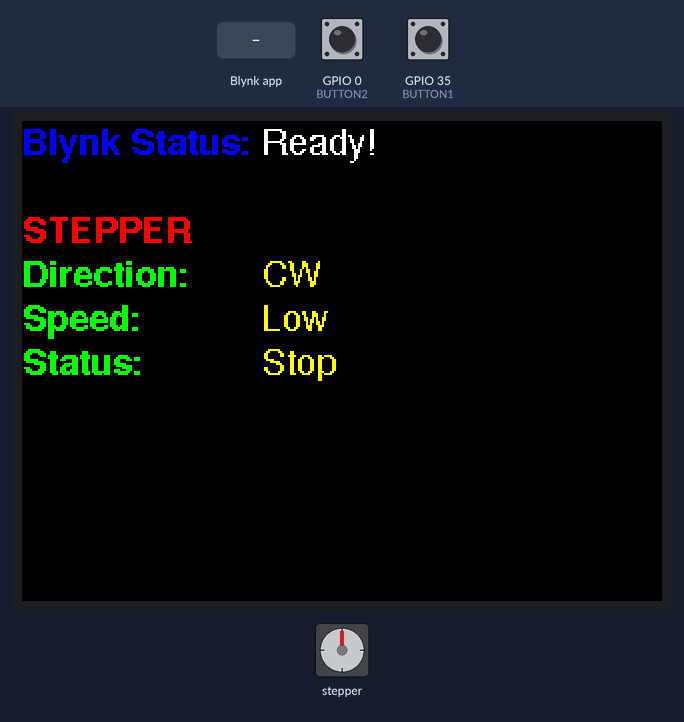
This program was run on a simulated ESP32. Parts: stepper motor, 320×240 colour display. Wiring (inferred from the names in the program): stepper motor (2048 steps per turn assumed): coils GPIO 27, GPIO 26, GPIO 25, GPIO 33. The inputs (shaded band) are chosen by the test bench; at power-on: GPIO 0 (BUTTON2) HIGH, GPIO 35 (BUTTON1) HIGH. WiFi joins after 1.5 s; servers stay silent unless stated; what the program prints to the serial monitor is not drawn.

Above: at 3.2 s.
3.3 s: Blynk app writes 1 to V2
At 3.45 s:
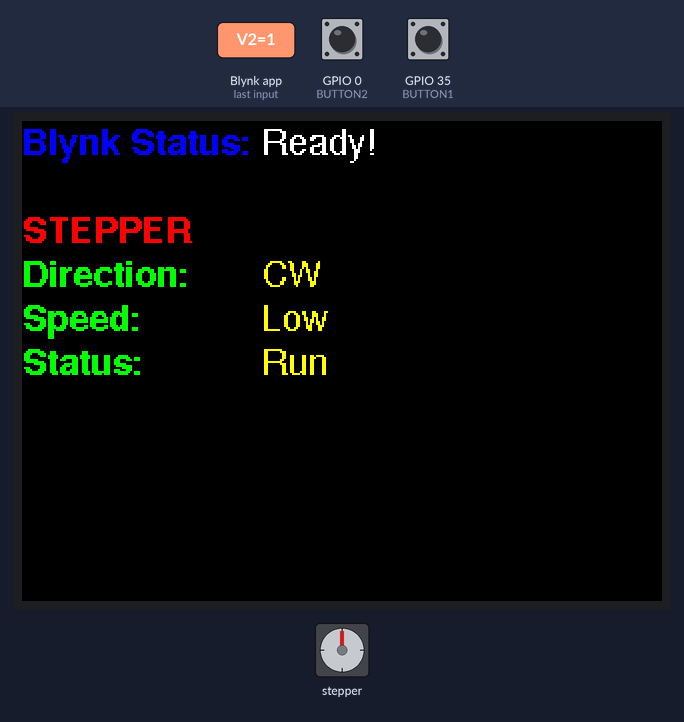
At 4.05 s:
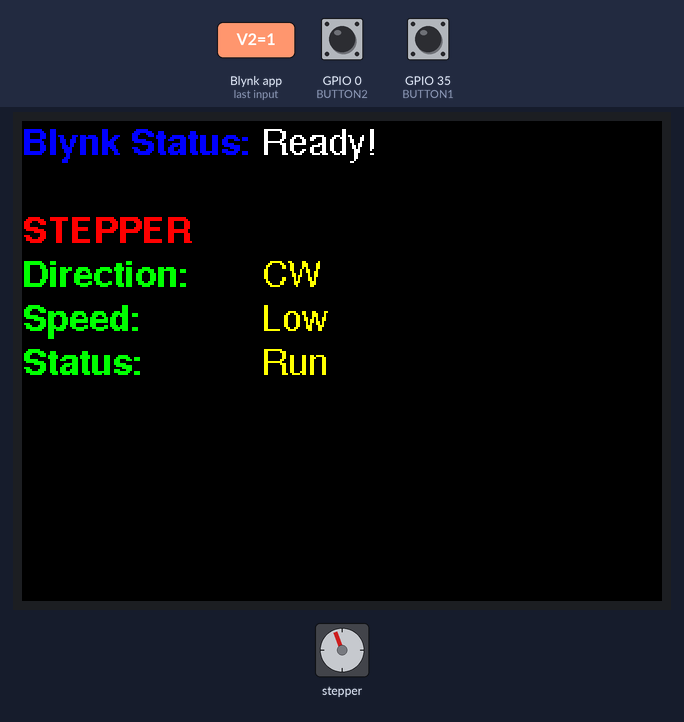
5.7 s: Blynk app writes 1 to V1
8.1 s: Blynk app writes 1 to V0
At 8.26 s:
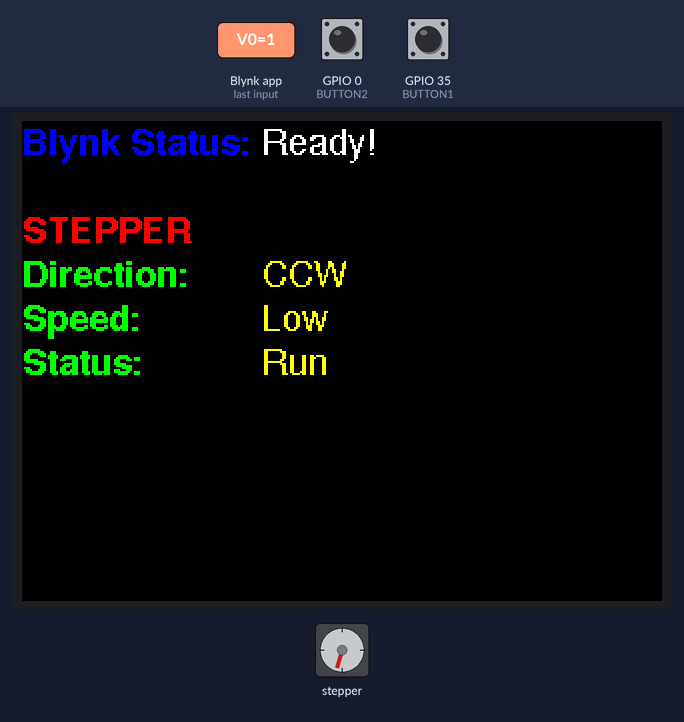
10.5 s: Blynk app writes 0 to V0
At 10.67 s:
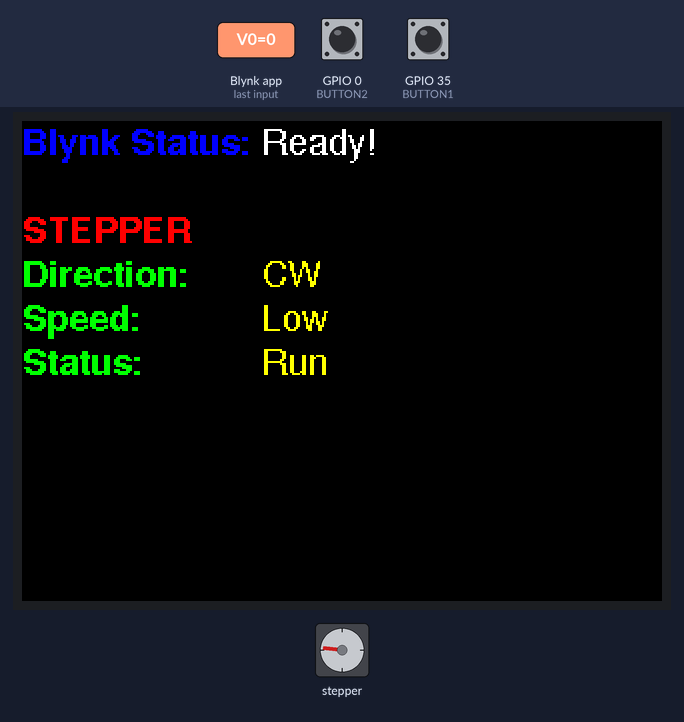
12.9 s: Blynk app writes 0 to V2
15.3 s: Blynk app writes 200 to V2
Timing chart, 0 to 27.5 s (numbered marks = the images above; inputs shaded):
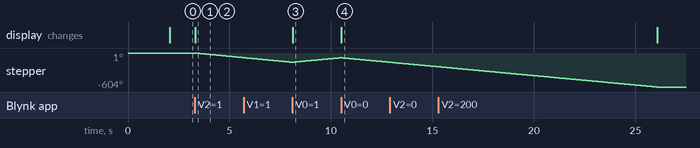

The program:

main.cpp
```cpp
/* Comment this out to disable prints and save space */
#define BLYNK_PRINT Serial
#define BLYNK_TEMPLATE_ID "TMPL4uh4kNN-_"
#define BLYNK_TEMPLATE_NAME "CatFeeder"
#define BLYNK_AUTH_TOKEN "ZZBqSUTZO71-p_LWlHgQz2IOnn9iwKQG" // Blynk Authentication Token

#include <WiFi.h>
#include <WiFiClient.h>
const char ssid[] = "Liwest_58bc"; // WiFi name
const char password[] = "15112020"; // WiFi password

#include <BlynkSimpleEsp32.h>


WiFiServer server(80);

#include <SPI.h>
#include <TFT_eSPI.h>

TFT_eSPI tft = TFT_eSPI(); // Resolution 135 x 240
#define FF17 &FreeSans9pt7b
#define FF21 &FreeSansBold9pt7b
#define ROW1 0,16
#define ROW2 0,38
#define ROW3 0,60
#define ROW4 0,82
#define ROW5 0,104
#define ROW6 0,126

#define BUTTON1 35
#define BUTTON2 0

#define STEPPER_IN1 27
#define STEPPER_IN2 26
#define STEPPER_IN3 25
#define STEPPER_IN4 33

#define REVOLUTION_STEP 2048 // 1 revolution

boolean stepperDirection = false;
int stepperStep = 0;
int stepperStepCount = 0;
boolean stepperMove = false;
long prevMillisStepper = 0;
int intervalStepper = 4; // Minimum is 2

boolean button1Pressed = false;
boolean button2Pressed = false;

BLYNK_WRITE(V0) // Button Widget is writing to pin V0
{
  stepperDirection = param.asInt();

  tft.fillRect(120, 65, 120, 25, TFT_BLACK);
  tft.setCursor(120, 82);
  if (stepperDirection) {
    tft.print("CCW");
  }
  else {
    tft.print("CW");
  }
}

BLYNK_WRITE(V1) // Button Widget is writing to pin V1
{
  int stepperSpeed = param.asInt();

  tft.fillRect(120, 87, 120, 25, TFT_BLACK);
  tft.setCursor(120, 104);
  if (stepperSpeed == 1) {
    intervalStepper = 4;
    tft.print("Low");
  }
  else if (stepperSpeed == 2) {
    intervalStepper = 3;
    tft.print("Medium");
  }
  else if (stepperSpeed == 3) {
    intervalStepper = 2;
    tft.print("High");
  }
}

BLYNK_WRITE(V2) // Button Widget is writing to pin V2
{
  stepperMove = true;
  stepperStepCount = 0;
  stepperStep = 1;

  tft.fillRect(120, 109, 120, 25, TFT_BLACK);
  tft.setCursor(120, 126);
  tft.print("Run");
}

void setup()
{
  pinMode(BUTTON1, INPUT_PULLUP);
  pinMode(BUTTON2, INPUT_PULLUP);

  pinMode(STEPPER_IN1, OUTPUT);
  pinMode(STEPPER_IN2, OUTPUT);
  pinMode(STEPPER_IN3, OUTPUT);
  pinMode(STEPPER_IN4, OUTPUT);

  Serial.begin(115200);
  Serial.print("Initialize Blynk.");

  tft.init();
  tft.setRotation(3);
  tft.fillScreen(TFT_BLACK);

  tft.setFreeFont(FF21);
  tft.setTextColor(TFT_BLUE);
  tft.setCursor(ROW1);
  tft.print("Blynk Status:");

  tft.setFreeFont(FF17);
  tft.setTextColor(TFT_WHITE);
  tft.setCursor(120, 16);
  tft.print("Initialize...");

  WiFi.begin(ssid, password);
  while (WiFi.status() != WL_CONNECTED) {
    delay(500);
    Serial.print(".");
  }

  Serial.println("");
  Serial.println("WiFi connected.");
  Serial.println("IP address: ");
  Serial.println(WiFi.localIP());

  Blynk.begin(BLYNK_AUTH_TOKEN, ssid, password);

  tft.fillRect(120, 0, 120, 35, TFT_BLACK);
  tft.setCursor(120, 16);
  tft.print("Ready!");

  tft.setFreeFont(FF21);
  tft.setTextColor(TFT_RED);
  tft.setCursor(ROW3);
  tft.print("STEPPER");
  tft.setTextColor(TFT_GREEN);
  tft.setCursor(ROW4);
  tft.print("Direction:");
  tft.setCursor(ROW5);
  tft.print("Speed:");
  tft.setCursor(ROW6);
  tft.print("Status:");

  tft.setFreeFont(FF17);
  tft.setTextColor(TFT_YELLOW);
  tft.setCursor(120, 82);
  tft.print("CW");
  tft.setCursor(120, 104);
  tft.print("Low");
  tft.setCursor(120, 126);
  tft.print("Stop");

  Blynk.virtualWrite(0, 0);
  Blynk.virtualWrite(1, 1);
  Blynk.virtualWrite(2, 0);
}

void loop()
{
  Blynk.run();

  if (digitalRead(BUTTON1) == LOW &&
      button1Pressed == false) {
    button1Pressed = true;

    stepperDirection = false;
    stepperMove = true;
    stepperStepCount = 0;
    stepperStep = 1;
  }
  else if (digitalRead(BUTTON1) == HIGH &&
           button1Pressed == true) {
    button1Pressed = false;
  }

  if (digitalRead(BUTTON2) == LOW) {

    stepperDirection = true;
    stepperMove = true;
    stepperStepCount = 0;
    stepperStep = 1;
  }
  else if (digitalRead(BUTTON2) == HIGH &&
           button2Pressed == true) {
    button2Pressed = false;
  }

  if (millis() - prevMillisStepper > intervalStepper) {

    if (stepperMove == true) {
      if (stepperDirection) {
        if (stepperStep++ >= 3) {
          stepperStep = 0;
        }
      }
      else {
        if (stepperStep-- == 0) {
          stepperStep = 3;
        }
      }

      if (stepperStepCount++ == REVOLUTION_STEP) {
        stepperMove = false;
        stepperStep = 4;

        Blynk.virtualWrite(2, 0);

        tft.fillRect(120, 109, 120, 25, TFT_BLACK);
        tft.setCursor(120, 126);
        tft.print("Stop");
      }

      switch (stepperStep) {
        case 0:
          digitalWrite(STEPPER_IN1, HIGH);
          digitalWrite(STEPPER_IN2, LOW);
          digitalWrite(STEPPER_IN3, LOW);
          digitalWrite(STEPPER_IN4, LOW);
          break;

        case 1:
          digitalWrite(STEPPER_IN1, LOW);
          digitalWrite(STEPPER_IN2, HIGH);
          digitalWrite(STEPPER_IN3, LOW);
          digitalWrite(STEPPER_IN4, LOW);
          break;

        case 2:
          digitalWrite(STEPPER_IN1, LOW);
          digitalWrite(STEPPER_IN2, LOW);
          digitalWrite(STEPPER_IN3, HIGH);
          digitalWrite(STEPPER_IN4, LOW);
          break;

        case 3:
          digitalWrite(STEPPER_IN1, LOW);
          digitalWrite(STEPPER_IN2, LOW);
          digitalWrite(STEPPER_IN3, LOW);
          digitalWrite(STEPPER_IN4, HIGH);
          break;

        default:
          digitalWrite(STEPPER_IN1, LOW);
          digitalWrite(STEPPER_IN2, LOW);
          digitalWrite(STEPPER_IN3, LOW);
          digitalWrite(STEPPER_IN4, LOW);
          break;
      }
    }

    prevMillisStepper = millis();
  }
}
```

Measured:
- after the input at 3.3 s, stepper: keeps turning counter-clockwise at about 35°/s, starting at once; the display: changes at once (image 1)
- after the input at 8.1 s, the display: changes at once (image 3)
- after the input at 10.5 s, the display: changes at once (image 4)
